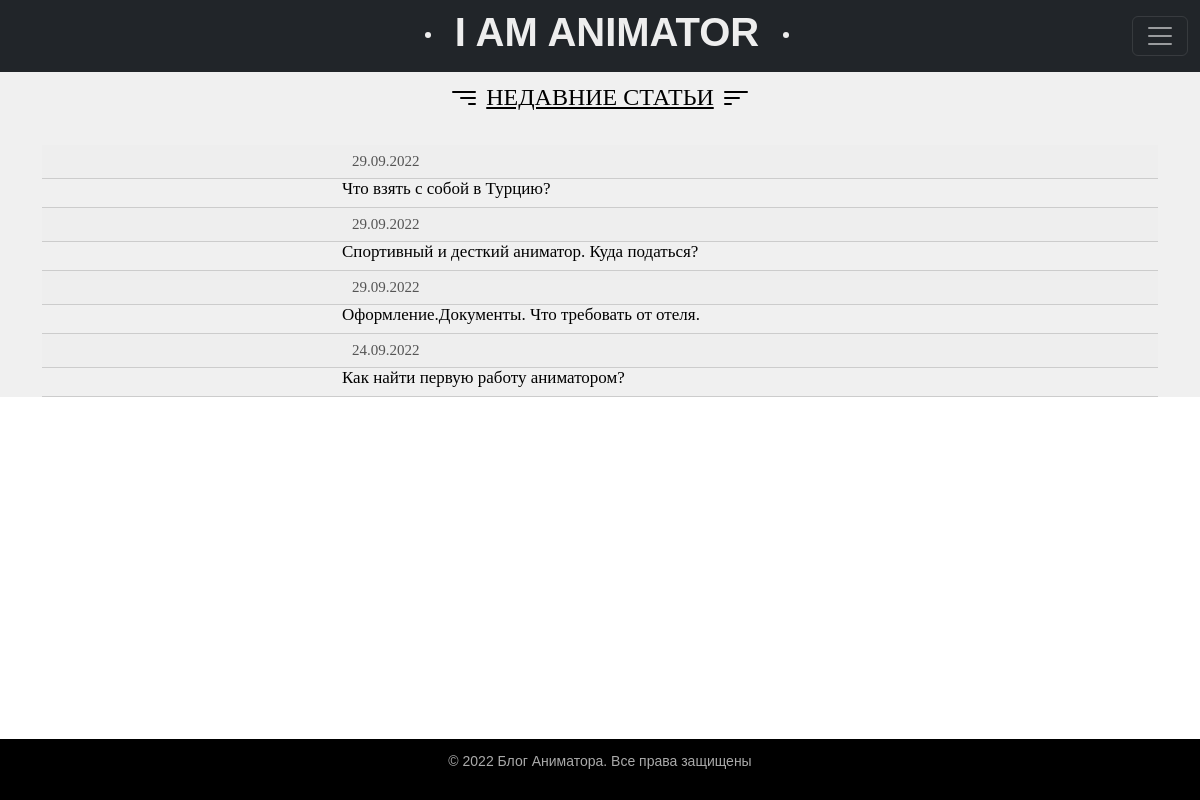
Page /pages/ on the earlier database version.
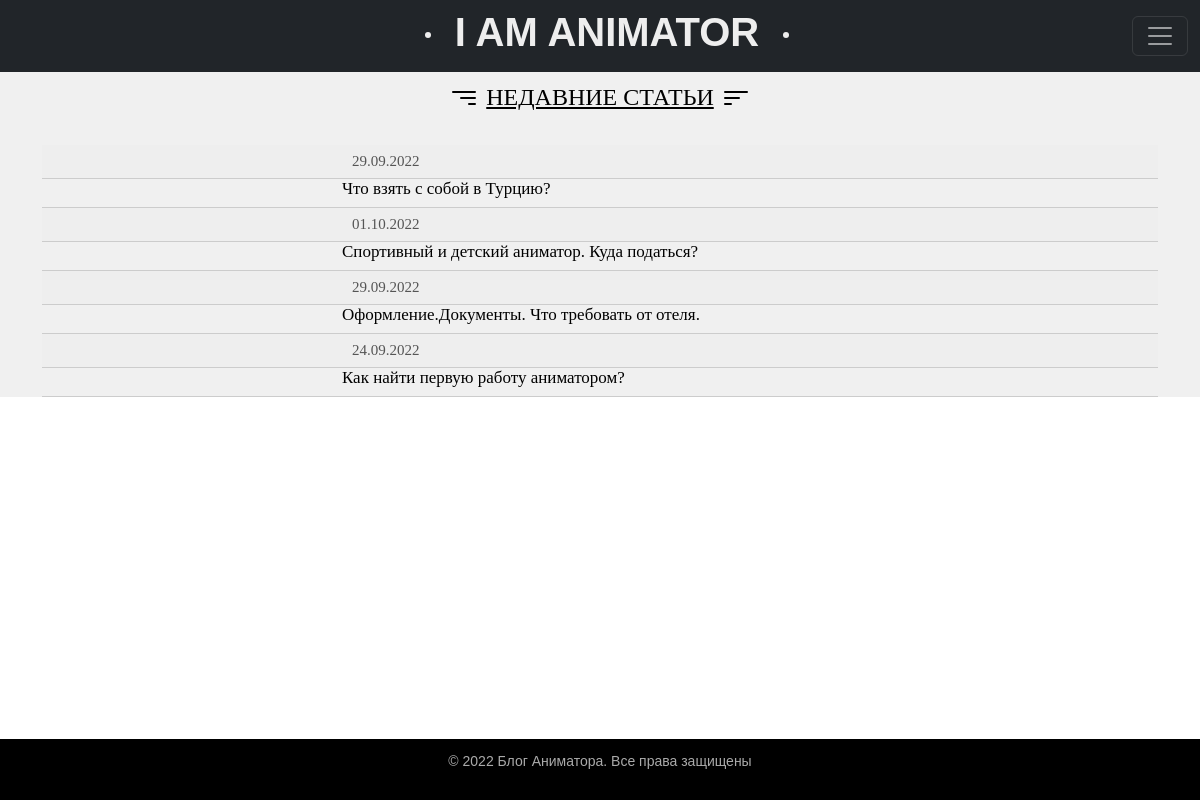
Same page on the later database version.
### blog/models.py (models this page shows, shortened)
class Posts(models.Model):
    title = models.CharField(max_length=255)
    slug = models.SlugField(max_length=255, unique=True, db_index=True, verbose_name='URL')
    content = models.TextField(blank=True)
    photo = models.ImageField(upload_to='photos/%Y/%m/%d/')
    time_create = models.DateTimeField(auto_now_add=True)
    time_update = models.DateTimeField(auto_now=True)
    is_published = models.BooleanField(default=True)
    def get_absolute_url(self):
        return reverse('post', kwargs={'post_slug': self.slug})
    class Meta:
        verbose_name = 'Посты'
        verbose_name_plural = 'Посты'
        ordering = ['-time_create', 'title']

### blog/views.py (the view)
# urls.py: path('pages/', cache_page(60) (Pages.as_view()), name='pages'),
class Pages(MutualContext, ListView):
    paginate_by = 6
    model = Posts
    template_name = 'blog/pages.html'
    context_object_name = 'articles'
    def get_queryset(self):
        query = self.request.GET.get('q')
        if query:
            return Posts.objects.filter(title__iregex=query)
        else:
            return Posts.objects.all()
    def get_context_data(self, *, object_list=None, **kwargs):
        context_dict = super().get_context_data(**kwargs)
        mutual_context_dict = self.get_user_context(title='Статьи')
        return dict(list(context_dict.items()) + list(mutual_context_dict.items()))

### blog/utils.py (called while the page is built)
    def get_user_context(self, **kwargs):
        context = kwargs
        return context

### blog/templates/blog/pages.html (shortened to what this page needs)
{% extends 'blog/base.html' %}
{% load static %}
{% block content %}
<div class="posts_style">
    <br>
    <h4 align="center">
        <u>НЕДАВНИЕ СТАТЬИ</u>
    </h4>
    <br>
    <div class="container">
        <div class="row">
            <div class="col-xl-12 col-md-12 col-sm-12" align="center">
                <ul class="list-articles">
                    {% for article in articles %}
                    <li>
                        <div class="article-panel">
                            <p class="first from_left_big">{{article.time_update | date:'d.m.Y'}}</p>
                        </div>
                    <li class="from_left_big"><h5 align="left"><a class="black-grey-style"
                                                                  href="{{ article.get_absolute_url }}">{{article.title}}</a>
                    </h5>
                    </li>
                    {% endfor %}
                </ul>
            </div>
        </div>
    </div>
</div>
{% endblock %}

Differences in the rows shown:
changed Posts: time_update "29.09.2022" → "01.10.2022"; title "Спортивный и десткий аниматор. Куда податься?" → "Спортивный и детский аниматор. Куда податься?"
